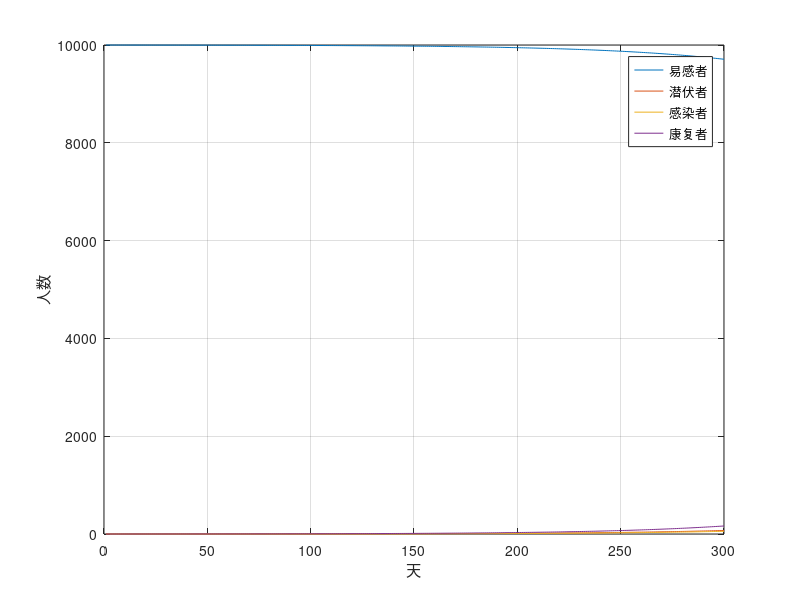

Recreate this plot in MATLAB.
% seir_model_simulate.m
function seir_model_simulate()
    clear();
    N = 10000;
    I = 1; %infectious
    S = N - I; %susceptible
    R = 0; %recovered
    E = 0; %exposed

    r = 1; %接触数
    beta = 0.05; %被感染者传染
    beta_1 = 0.03; %被潜伏着传染
    alpha = 0.05; %潜伏期20天
    gamma = 0.05; %康复概率

    T = 1:300;
    for i = 1:length(T) - 1
        S(i + 1) = S(i) - r * (beta * I(i) + beta_1 * E(i)) * S(i) / N;
        E(i + 1) = E(i) + r * (beta * I(i) + beta_1 * E(i)) * S(i) / N - alpha * E(i);
        I(i + 1) = I(i) + alpha * E(i) - gamma * I(i);
        R(i + 1) = R(i) + gamma * I(i);
    end

    plot(T,S,T,E,T,I,T,R);
    grid on;
    xlabel('天'); ylabel('人数')
    legend('易感者','潜伏者','感染者','康复者')
end